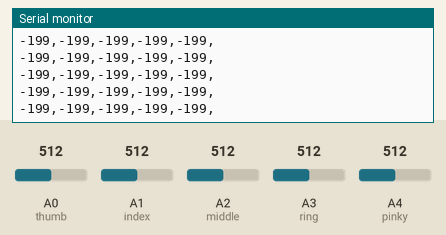
Bench run of a sketch on a simulated Arduino Uno, built with avr-gcc and run on an emulated ATmega328P. On the bench: the last lines printed to the serial monitor. The test bench sets the inputs (shaded band); at power-on: A0 (thumb) = 512, A1 (index) = 512, A2 (middle) = 512, A3 (ring) = 512, A4 (pinky) = 512.

Above: at 1.2 s.
1.3 s: A0 (thumb) set to 358
At 2.3 s:
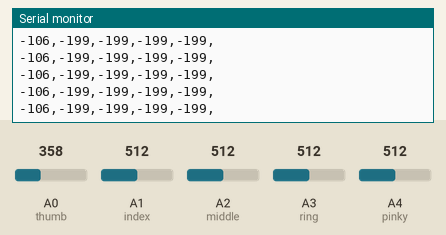
4.3 s: A0 (thumb) set to 335
At 4.8 s:
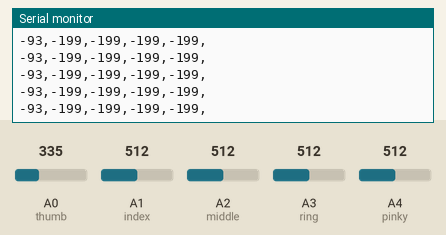
5.8 s: A1 (index) set to 358
At 6.9 s:
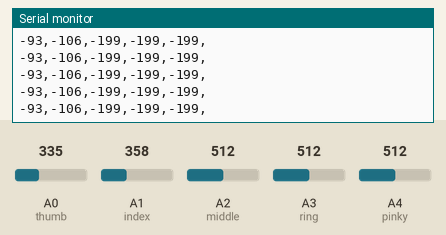
8.8 s: A1 (index) set to 330
At 9.5 s:
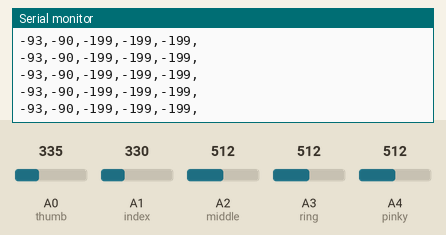
Timing chart, 0 to 11.8 s (numbered marks = the images above; inputs shaded):
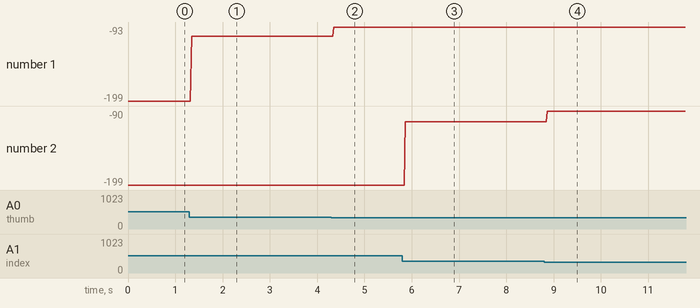

The sketch:

FlexSensorDelimiter.ino
```cpp
/* Arduino Flex Sensor Bend Tracking
*
* Split circuit involving a 2200 ohm resistor
* Pins mapped to fingers
* Thumb is A0
* Index is A1
* Middle is A2
* Ring is A3
* Pinky is A4
*
*/


int thumb = A0; // The flex sensor for pin 0
int index = A1; // The flex sensor for pin 1
int middle = A2; // The flex sensor for pin 2
int ring = A3; // The flex sensor for pin 3
int pinky = A4; // The flex sensor for pin 4

// 90 == all the way bent
// 0 == not bent at all

// SETUP
void setup()
{
  Serial.begin(9600); // Start the serial transmission
}

// LOOP
void loop()
{
  // Reading the values from the analog
  int thumbReading = analogRead(thumb);   // Flex sensor pin 0
  int indexReading = analogRead(index);   // Flex sensor pin 1
  int middleReading = analogRead(middle); // Flex sensor pin 2
  int ringReading = analogRead(ring);     // Flex sensor pin 3
  int pinkyReading = analogRead(pinky);   // Flex sensor pin 4

  //Map the values to values between 0 and 90 degrees
  int thumbMapped = map(thumbReading, 30, 180, 90, 0);
  int indexMapped = map(indexReading, 30, 180, 90, 0);
  int middleMapped = map(middleReading, 30, 180, 90, 0);
  int ringMapped = map(ringReading, 30, 180, 90, 0);
  int pinkyMapped = map(pinkyReading, 30, 180, 90, 0);


  // Print values
  Serial.print(thumbMapped); // A0
  Serial.print(","); //delimiter
  Serial.print(indexMapped); // A1
  Serial.print(","); //delimiter
  Serial.print(middleMapped); // A2
  Serial.print(","); //delimiter
  Serial.print(ringMapped); // A3
  Serial.print(","); // delimiter
  Serial.print(pinkyMapped); // A4
  Serial.println(","); // End of serial stream

  // Delay
  delay(25); // Slow the output so we can detect flexing more continuously

}
```

Measured:
- after the input at 1.3 s, the serial monitor: prints a new line after 0.05 s (image 1)
- after the input at 4.3 s, the serial monitor: prints a new line after 0.05 s (image 2)
- after the input at 5.8 s, the serial monitor: prints a new line after 0.07 s (image 3)
- after the input at 8.8 s, the serial monitor: prints a new line after 0.07 s (image 4)
- plotted number 1: -199 → -106 after the input at 1.3 s, -106 → -93 after the input at 4.3 s
- plotted number 2: -106 → -90 after the input at 8.8 s
